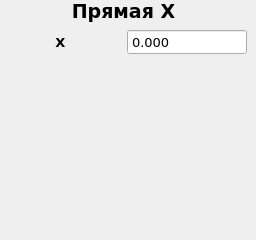
   <widget class="QWidget" name="LineX">
    <widget class="QWidget" name="gridLayoutWidget_2">
     <property name="geometry">
      <rect>
       <x>0</x>
       <y>0</y>
       <width>247</width>
       <height>231</height>
      </rect>
     </property>
     <layout class="QGridLayout" name="LXgridLayout">
      <item row="1" column="0">
       <widget class="QLabel" name="LX_argX">
        <property name="font">
         <font>
          <family>Verdana</family>
          <pointsize>10</pointsize>
          <weight>75</weight>
          <bold>true</bold>
         </font>
        </property>
        <property name="text">
         <string>X</string>
        </property>
        <property name="alignment">
         <set>Qt::AlignCenter</set>
        </property>
       </widget>
      </item>
      <item row="0" column="0" colspan="2">
       <widget class="QLabel" name="LX_name">
        <property name="font">
         <font>
          <family>Verdana</family>
          <pointsize>14</pointsize>
          <weight>75</weight>
          <bold>true</bold>
         </font>
        </property>
        <property name="text">
         <string>Прямая X</string>
        </property>
        <property name="alignment">
         <set>Qt::AlignCenter</set>
        </property>
       </widget>
      </item>
      <item row="2" column="0" colspan="2">
       <spacer name="verticalSpacer_3">
        <property name="orientation">
         <enum>Qt::Vertical</enum>
        </property>
        <property name="sizeHint" stdset="0">
         <size>
          <width>20</width>
          <height>40</height>
         </size>
        </property>
       </spacer>
      </item>
      <item row="1" column="1">
       <widget class="QDoubleSpinBox" name="LX_argX_value">
        <property name="font">
         <font>
          <family>Verdana</family>
          <pointsize>10</pointsize>
         </font>
        </property>
        <property name="locale">
         <locale language="C" country="AnyCountry"/>
        </property>
        <property name="buttonSymbols">
         <enum>QAbstractSpinBox::NoButtons</enum>
        </property>
        <property name="decimals">
         <number>3</number>
        </property>
        <property name="minimum">
         <double>-1000.000000000000000</double>
        </property>
        <property name="maximum">
         <double>1000.000000000000000</double>
        </property>
       </widget>
      </item>
     </layout>
    </widget>
   </widget>
